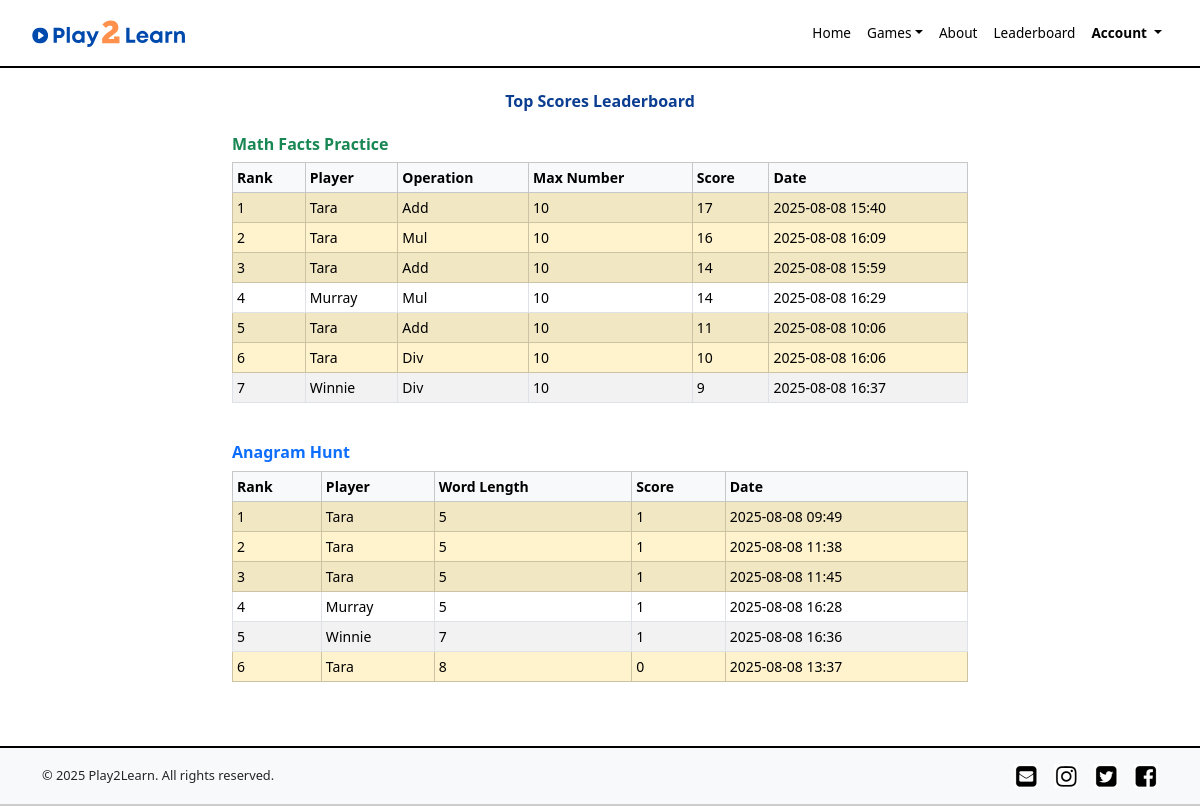
The app's page /leaderboard.php (signed in) with its own data.
### tables this page shows
CREATE TABLE `math_facts_scores` (
  `score_id` int NOT NULL,
  `user_id` int DEFAULT NULL,
  `score` int NOT NULL,
  `max_number` int NOT NULL,
  `operation` varchar(30) DEFAULT NULL,
  `end_time` datetime NOT NULL DEFAULT CURRENT_TIMESTAMP
);

CREATE TABLE `users` (
  `user_id` int NOT NULL,
  `first_name` varchar(50) NOT NULL,
  `last_name` varchar(50) NOT NULL,
  `email` varchar(100) NOT NULL,
  `username` varchar(30) NOT NULL,
  `pass_phrase` varchar(500) NOT NULL,
  `is_admin` tinyint NOT NULL DEFAULT '0',
  `date_registered` datetime NOT NULL DEFAULT CURRENT_TIMESTAMP,
  `registration_confirmed` tinyint NOT NULL DEFAULT '0'
);

CREATE TABLE `anagram_hunt_scores` (
  `score_id` int NOT NULL,
  `user_id` int DEFAULT NULL,
  `score` int NOT NULL,
  `max_number` int NOT NULL,
  `operation` varchar(30) DEFAULT NULL,
  `end_time` datetime NOT NULL DEFAULT CURRENT_TIMESTAMP
);

### leaderboard.php (the view, shortened to what this page needs)
<?php
require_once 'includes/db.php';
$stmt = $pdo->prepare("
    SELECT u.first_name, u.last_name, m.score, m.max_number, m.operation, m.end_time, m.user_id
    FROM math_facts_scores m
    JOIN users u ON m.user_id = u.user_id
    ORDER BY m.score DESC, m.end_time ASC
    LIMIT 10
");
$stmt->execute();
$topMathScores = $stmt->fetchAll(PDO::FETCH_ASSOC);
$stmt = $pdo->prepare("
    SELECT u.first_name, u.last_name, a.score, a.max_number, a.end_time, a.user_id
    FROM anagram_hunt_scores a
    JOIN users u ON a.user_id = u.user_id
    ORDER BY a.score DESC, a.end_time ASC
    LIMIT 10
");
$stmt->execute();
$topAnagramScores = $stmt->fetchAll(PDO::FETCH_ASSOC);
function renderLeaderboard($scores, $columns, $title, $cssClass = 'text-success') {
    $currentUserId = $_SESSION['user_id'] ?? null;
    echo "<h6 class='$cssClass fw-bold'>$title</h6>";
    echo "<div class='table-responsive mb-4'>";
    echo "<table class='table table-sm table-bordered table-striped align-middle small'>";
    echo "<thead class='table-light'><tr><th>Rank</th>";
    foreach ($columns as $label) {
        echo "<th>$label</th>";
    }
    echo "</tr></thead><tbody>";
    foreach ($scores as $index => $row) {
        $highlight = ($row['user_id'] == $currentUserId) ? "table-warning" : "";
        echo "<tr class='$highlight'>";
        echo "<td>" . ($index + 1) . "</td>";
        foreach (array_keys($columns) as $key) {
            if ($key === 'end_time') {
                echo "<td>" . date('Y-m-d H:i', strtotime($row[$key])) . "</td>";
            } elseif ($key === 'operation') {
                echo "<td>" . htmlspecialchars(ucfirst($row[$key])) . "</td>";
            } else {
                echo "<td>" . htmlspecialchars($row[$key]) . "</td>";
            }
        }
        echo "</tr>";
    }
    echo "</tbody></table></div>";
}
?>
<!DOCTYPE html>
<html lang="en">
<head>
  <link href="https://cdn.jsdelivr.net/npm/bootstrap@5.3.3/dist/css/bootstrap.min.css" rel="stylesheet">
  <link href="includes/normalize.css" rel="stylesheet">
  <link href="includes/styles.css" rel="stylesheet">
</head>
<body>
<?php include 'includes/header.php'; ?>
<main class="container my-4">
  <div class="row justify-content-center">
    <div class="col-lg-8">
      <div class="mt-0">
        <h3 class="text-center mb-4">Top Scores Leaderboard</h3>
        <?php
        renderLeaderboard($topMathScores, [
            'first_name' => 'Player',
            'operation' => 'Operation',
            'max_number' => 'Max Number',
            'score' => 'Score',
            'end_time' => 'Date'
        ], 'Math Facts Practice', 'text-success');
        ?>
      </div>
    </div>
  </div>
</main>
<?php include 'includes/footer.php'; ?>
</body>
</html>

### includes/styles.css (style rules this page uses)
h3 { text-align: center; font-weight: bold; font-size: 1rem; color: #0b3d91; }
main.container { margin-bottom: 1rem; }

### records on screen
math_facts_scores: user.first_name "Tara", operation "Add", max_number "10", score "17", end_time "2025-08-08 15:40"
math_facts_scores: user.first_name "Tara", operation "Mul", max_number "10", score "16", end_time "2025-08-08 16:09"
math_facts_scores: user.first_name "Tara", operation "Add", max_number "10", score "14", end_time "2025-08-08 15:59"
math_facts_scores: user.first_name "Murray", operation "Mul", max_number "10", score "14", end_time "2025-08-08 16:29"
math_facts_scores: user.first_name "Tara", operation "Add", max_number "10", score "11", end_time "2025-08-08 10:06"
math_facts_scores: user.first_name "Tara", operation "Div", max_number "10", score "10", end_time "2025-08-08 16:06"
math_facts_scores: user.first_name "Winnie", operation "Div", max_number "10", score "9", end_time "2025-08-08 16:37"
anagram_hunt_scores: user.first_name "Tara", max_number "5", score "1", end_time "2025-08-08 09:49"
anagram_hunt_scores: user.first_name "Tara", max_number "5", score "1", end_time "2025-08-08 11:38"
anagram_hunt_scores: user.first_name "Tara", max_number "5", score "1", end_time "2025-08-08 11:45"
anagram_hunt_scores: user.first_name "Murray", max_number "5", score "1", end_time "2025-08-08 16:28"
anagram_hunt_scores: user.first_name "Winnie", max_number "7", score "1", end_time "2025-08-08 16:36"
anagram_hunt_scores: user.first_name "Tara", max_number "8", score "0", end_time "2025-08-08 13:37"

### other values on screen
$title "Math Facts Practice Anagram Hunt"
$label "Player"
$label "Operation"
$label "Max Number"
$label "Score"
$label "Date"
$label "Word Length"
